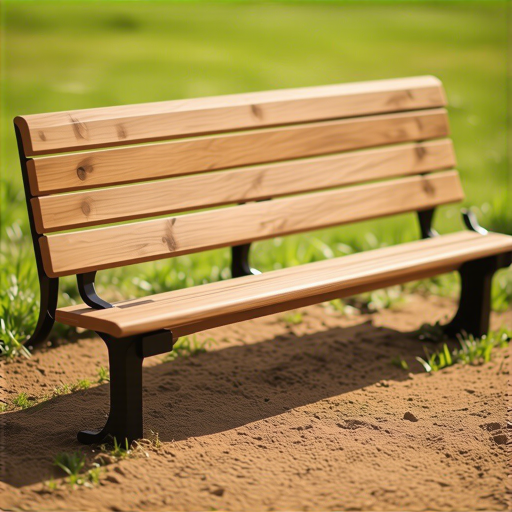
#> input picture generated/00000/samples/00002.png, 1024 x 1024 px, given as the content of the folder /home/aiops/zhangfz/geneval_jc/results/generated_dpg, which was not available (shown at 1/2 size)
$ python concatenate_pngs.py
#> lines starting #> are read from the running program, lines starting #| are printed output that depends on the picture; pictures that were not available may be replaced by others from this repository, and a replacement may not be noted
#> in main, img1 is the input picture: PIL image 1024x1024 RGB; mean R, G, B 163.8, 138.2, 75.3
#!/usr/bin/env python3
"""
Script to concatenate PNG files with the same name from two directories.
Reads PNGs from generated_dpg and generated_dpg_base, concatenates them,
and saves the result to pairwise_comp.
"""

import os
from pathlib import Path
from PIL import Image
import argparse


def concatenate_images_horizontally(img1, img2):
    """
    Concatenate two images horizontally (side by side).
    If images have different heights, resize the smaller one to match.
    """
    # Get dimensions
    width1, height1 = img1.size
#> width1 = 1024; height1 = 1024
    width2, height2 = img2.size
#> width2 = 1024; height2 = 1024

    # Resize images to have the same height (use the maximum height)
    max_height = max(height1, height2)
#> max_height = 1024

    if height1 != max_height:
        # Resize img1 to match max_height, maintaining aspect ratio
        ratio = max_height / height1
        new_width1 = int(width1 * ratio)
        img1 = img1.resize((new_width1, max_height), Image.Resampling.LANCZOS)
        width1 = new_width1

    if height2 != max_height:
        # Resize img2 to match max_height, maintaining aspect ratio
        ratio = max_height / height2
        new_width2 = int(width2 * ratio)
        img2 = img2.resize((new_width2, max_height), Image.Resampling.LANCZOS)
        width2 = new_width2

    # Create new image with combined width
    total_width = width1 + width2
#> total_width = 2048
    concatenated = Image.new('RGB', (total_width, max_height))
#> concatenated: PIL image 2048x1024 RGB; every value is 0

    # Paste images side by side
    concatenated.paste(img1, (0, 0))
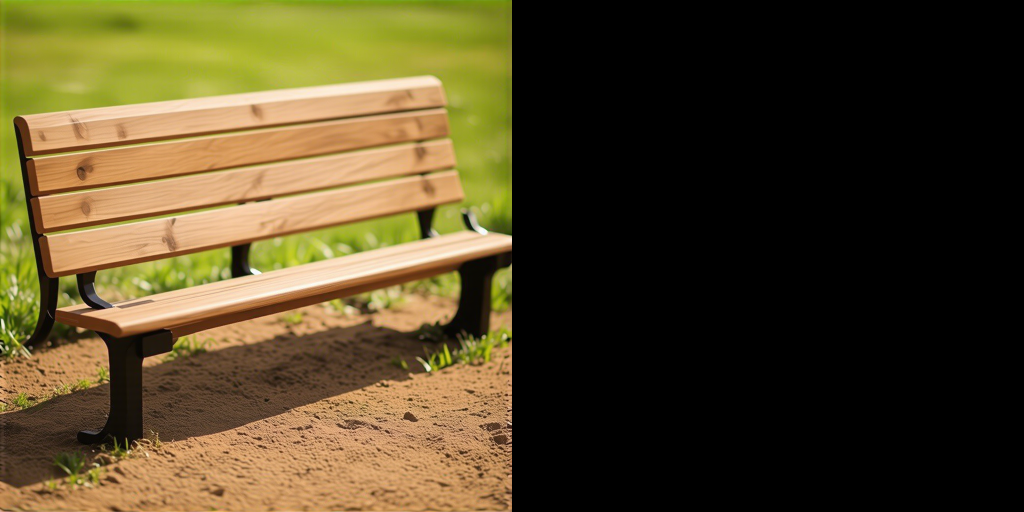
#> concatenated: PIL image 2048x1024 RGB (shown at 1/2 size); mean R, G, B 81.9, 69.1, 37.7
    concatenated.paste(img2, (width1, 0))
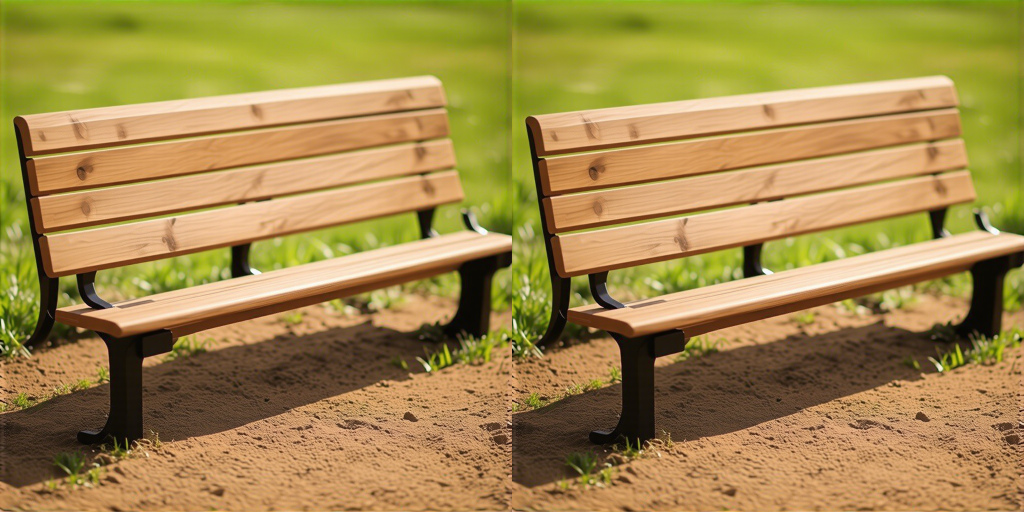
#> concatenated: PIL image 2048x1024 RGB (shown at 1/2 size); mean R, G, B 163.8, 138.2, 75.3

    return concatenated


def main():
    parser = argparse.ArgumentParser(description='Concatenate PNG files from two directories')
    parser.add_argument('--dir1', type=str,
                       default='/home/aiops/zhangfz/geneval_jc/results/generated_dpg',
                       help='First directory containing PNG files')
    parser.add_argument('--dir2', type=str,
                       default='/home/aiops/zhangfz/geneval_jc/results/generated_dpg_base',
                       help='Second directory containing PNG files')
    parser.add_argument('--output', type=str,
                       default='/home/aiops/zhangfz/geneval_jc/results/pairwise_comp',
                       help='Output directory for concatenated images')

    args = parser.parse_args()

    dir1 = Path(args.dir1)
    dir2 = Path(args.dir2)
    output_dir = Path(args.output)

    # Create output directory if it doesn't exist
    output_dir.mkdir(parents=True, exist_ok=True)

    # Find all PNG files in both directories
    png_files_dir1 = {f.name: f for f in dir1.glob('*.png')}
    png_files_dir2 = {f.name: f for f in dir2.glob('*.png')}

    # Find common filenames
    common_files = set(png_files_dir1.keys()) & set(png_files_dir2.keys())

    print(f"Found {len(png_files_dir1)} PNG files in {dir1}")
    print(f"Found {len(png_files_dir2)} PNG files in {dir2}")
    print(f"Found {len(common_files)} common PNG files to concatenate")

    # Process each common file
    success_count = 0
    error_count = 0

    for filename in sorted(common_files):
        try:
            # Load images
            img1_path = png_files_dir1[filename]
            img2_path = png_files_dir2[filename]

            img1 = Image.open(img1_path)
            img2 = Image.open(img2_path)

            # Convert to RGB if necessary (handles RGBA, P mode, etc.)
            if img1.mode != 'RGB':
                img1 = img1.convert('RGB')
            if img2.mode != 'RGB':
                img2 = img2.convert('RGB')

            # Concatenate images
            concatenated = concatenate_images_horizontally(img1, img2)

            # Save concatenated image
            output_path = output_dir / filename
            concatenated.save(output_path, 'PNG')

            success_count += 1
            if success_count % 100 == 0:
                print(f"Processed {success_count} images...")

        except Exception as e:
            print(f"Error processing {filename}: {e}")
            error_count += 1

    print(f"\nCompleted!")
    print(f"Successfully concatenated: {success_count} images")
    print(f"Errors: {error_count}")
    print(f"Output directory: {output_dir}")


if __name__ == '__main__':
    main()

$ run again, on generated/00000/samples/00003.png
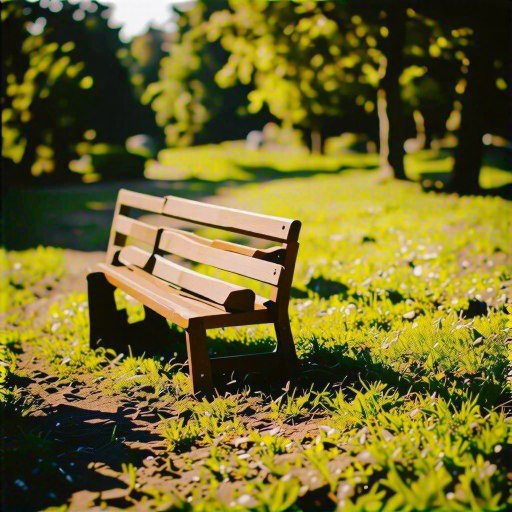
#> input picture generated/00000/samples/00003.png, 1024 x 1024 px, given as the content of the folder /home/aiops/zhangfz/geneval_jc/results/generated_dpg, which was not available (shown at 1/2 size)
#> in main, img1 is the input picture: PIL image 1024x1024 RGB; mean R, G, B 114.3, 106.1, 41.9
#> in concatenate_images_horizontally, `concatenated.paste(img1, (0, 0))`:
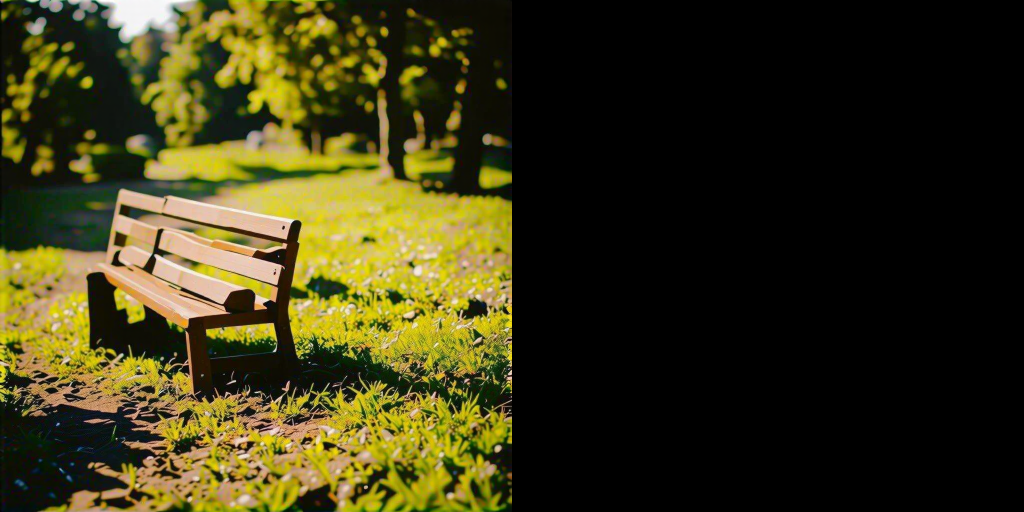
#> concatenated: PIL image 2048x1024 RGB (shown at 1/2 size); mean R, G, B 57.1, 53, 20.9
#> in concatenate_images_horizontally, `concatenated.paste(img2, (width1, 0))`:
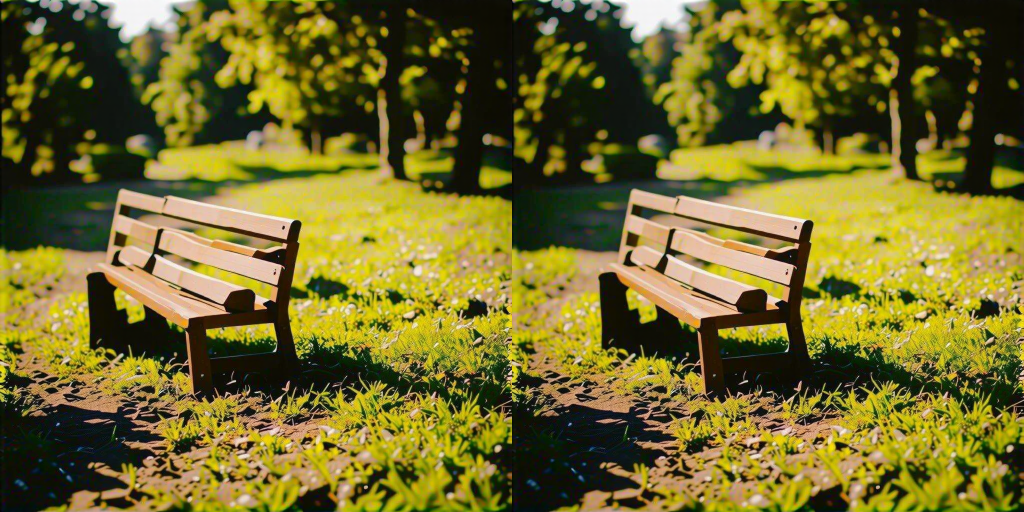
#> concatenated: PIL image 2048x1024 RGB (shown at 1/2 size); mean R, G, B 114.3, 106.1, 41.9
